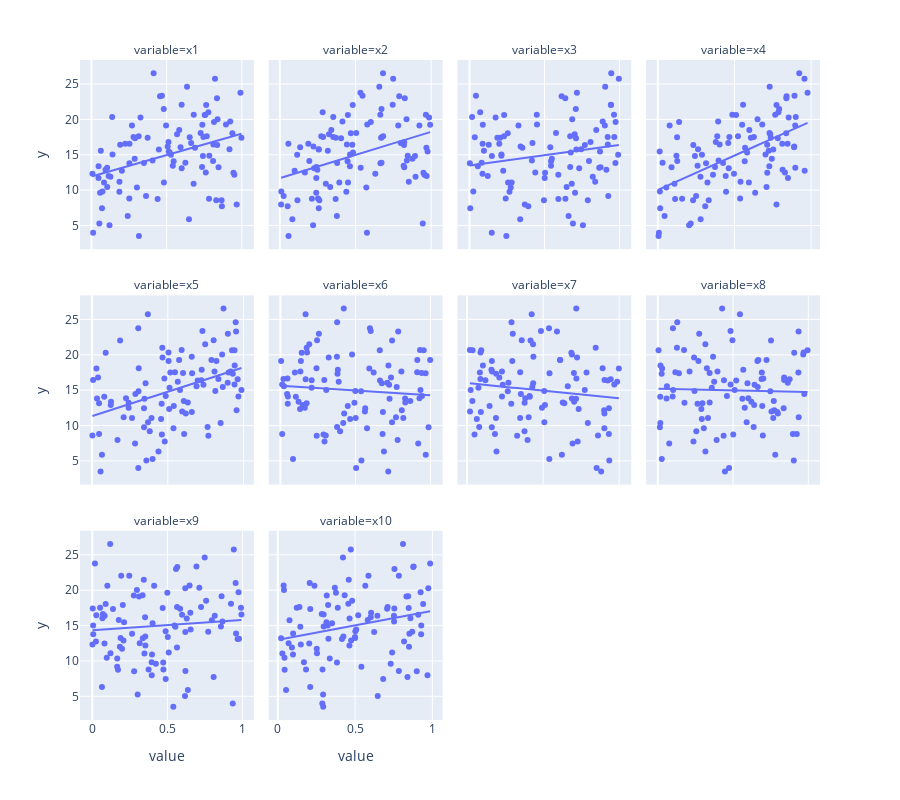

The code cell stored with this chart in its notebook:
### Markdown cell above
#### Scatter plots of the correlation of features and target
Only taking 100 samples of our dataset since 10000 samples are too much to see the plots

### Code cell
data_long_rep = df[0:100].reset_index().melt(id_vars=['index', 'y'], var_name='variable', value_name='value')
data_long_rep
px.scatter(data_long_rep, x='value', y='y', facet_col='variable', facet_col_wrap=4,
           height=800, trendline="ols").update_xaxes(matches=None)
